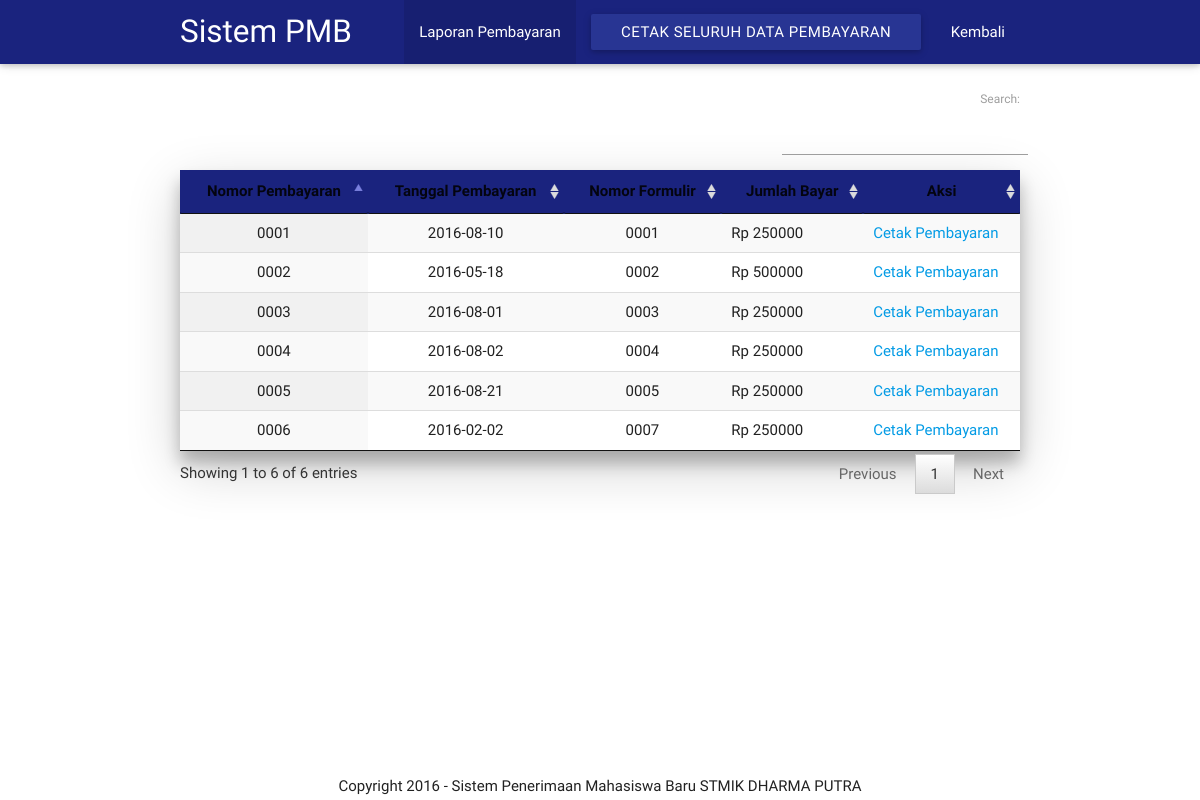
Screenshot of /pages/laporanpembayarankeseluruhan.php (signed in) with the database file from the repository.
### tables this page shows
CREATE TABLE `bayar` (
  `no_bayar` varchar(4) NOT NULL DEFAULT '',
  `tgl_bayar` date DEFAULT NULL,
  `no_form` varchar(4) DEFAULT NULL,
  `nama_panitia` varchar(30) DEFAULT NULL,
  `jml_bayar` int(11) DEFAULT NULL,
  PRIMARY KEY (`no_bayar`),
  KEY `no_form` (`no_form`)
);

### pages/laporanpembayarankeseluruhan.php (the view, shortened to what this page needs)
<!DOCTYPE html>
<html>
  <head>
    <link rel="stylesheet" href="../materialize/css/materialize.css" type="text/css" />
    <link href="../materialicon/icon.css" rel="stylesheet">
    <link rel="stylesheet" href="../fontawesome/font-awesome.min.css">
    <link rel="stylesheet" href="../datatables/jquery.dataTables.min.css" type="text/css" />
  </head>
  <body>
    <div class="navbar-fixed">
        <nav class="indigo darken-4">
          <div class="nav-wrapper container">
            <a href="#!" class="brand-logo">Sistem PMB</a>
            <ul class="right hide-on-med-and-down">
              <li class="active"><a href="pembayaran.php">Laporan Pembayaran</a></li>
              <li><a href="cetaksemuadatapembayaran.php" class="waves-effect waves-light btn indigo darken-3 lighten-1" target="_blank">Cetak Seluruh Data Pembayaran</a></li>
              <li><a href="../admin.php">Kembali</a></li>
            </ul>
          </div>
        </nav>
      </div>
      <br>
        <div class="container">
          <table  class="striped z-depth-3 display indigo darken-4" id="laporanpembayaran" cellspacing="0" width="100%">
            <thead>
              <tr>
                <th style="text-align:center;">Nomor Pembayaran</th>
                <th style="text-align:center;">Tanggal Pembayaran</th>
                <th style="text-align:center;">Nomor Formulir</th>
                <th>Jumlah Bayar</th>
                <th>Aksi</th>
              </tr>
            </thead>
            <tbody>
              <?php
              $query = mysql_query("select * from bayar");
              while ($data = mysql_fetch_array($query)) {
              ?>
              <tr>
                <td style="text-align:center;"><?php echo $data['no_bayar'];?></td>
                <td style="text-align:center;"><?php echo $data['tgl_bayar']; ?></td>
                <td style="text-align:center;"><?php echo $data['no_form']; ?></td>
                <td>Rp <?php echo $data['jml_bayar']; ?></td>
                <td><a href="cetakpembayaran.php?no_bayar=<?php echo $data['no_bayar'];?>&tgl_bayar=<?php echo $data['tgl_bayar'];?>" target="_blank">Cetak Pembayaran</a></td>
              </tr>
              <?php } ?>
            </tbody>
          </table>
        </div>
        <br><br>
        <div class="row center foot"> Copyright 2016 - Sistem Penerimaan Mahasiswa Baru STMIK DHARMA PUTRA</div>
    </body>
</html>

### pages/laporanpembayarankeseluruhan.php (style rules this page uses)
th { text-align: center; }
.foot { position:fixed; left:0px; bottom:0px; height:5px; width:100%; }

### rows the page displays
bayar: no_bayar "0001", tgl_bayar "2016-08-10", no_form "0001", jml_bayar "250000"
bayar: no_bayar "0002", tgl_bayar "2016-05-18", no_form "0002", jml_bayar "500000"
bayar: no_bayar "0003", tgl_bayar "2016-08-01", no_form "0003", jml_bayar "250000"
bayar: no_bayar "0004", tgl_bayar "2016-08-02", no_form "0004", jml_bayar "250000"
bayar: no_bayar "0005", tgl_bayar "2016-08-21", no_form "0005", jml_bayar "250000"
bayar: no_bayar "0006", tgl_bayar "2016-02-02", no_form "0007", jml_bayar "250000"
